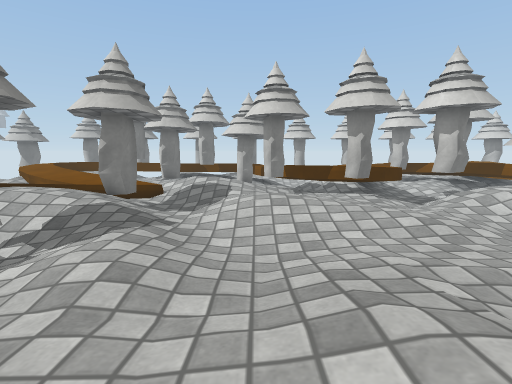
view 1 (above)

24 first-person views from a walk through a 3-D level made in the Unity game engine. The camera is 0.42 m above the floor, tilts 8° down and sees 85° across. The floor is counted in squares, 0.25 m on a side. Each view is taken from the middle of a square. On the plan, view 1 faces up. The plan holds only what a view shows up to about 15 squares ahead; the rest is blank. The place goes on beyond the plan. Some animated figures are not drawn. Surface patterns are stand-ins for the level's own textures.

view 2
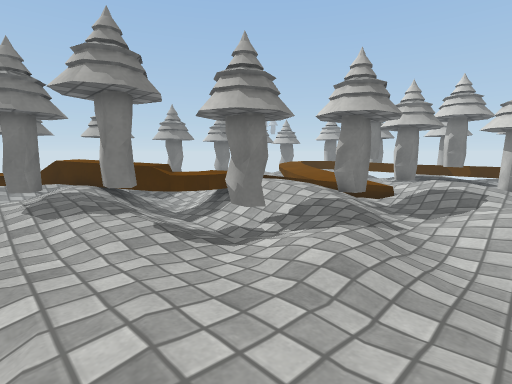

view 3
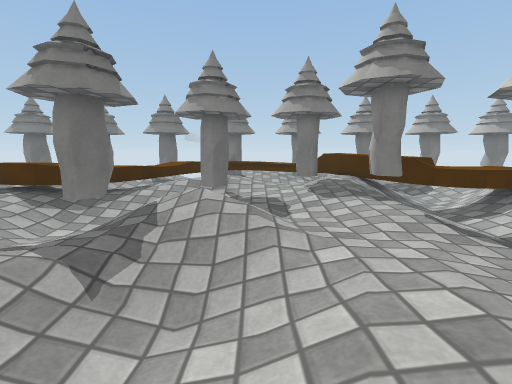

view 4
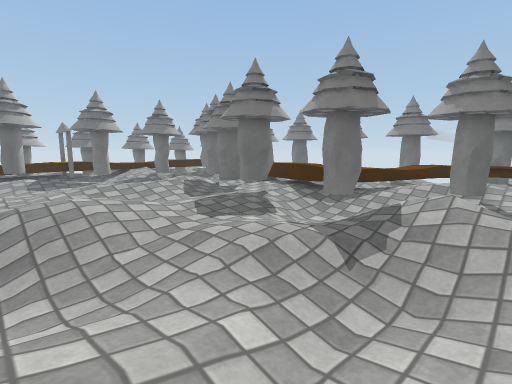

view 5
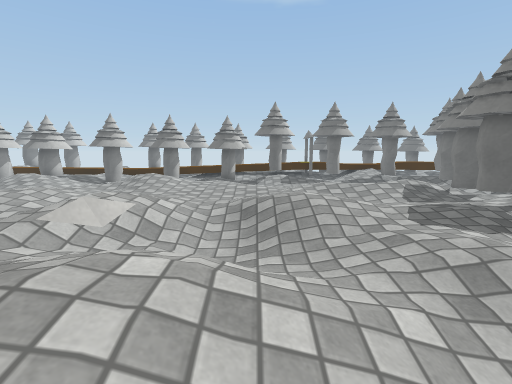

view 6
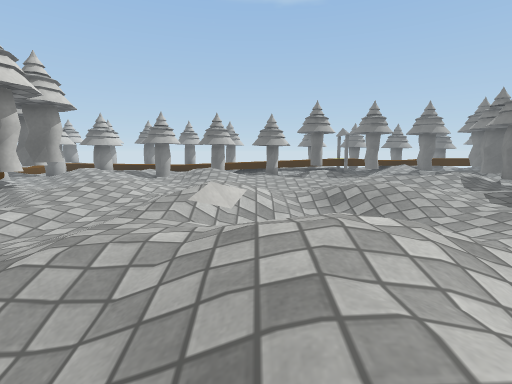

view 7
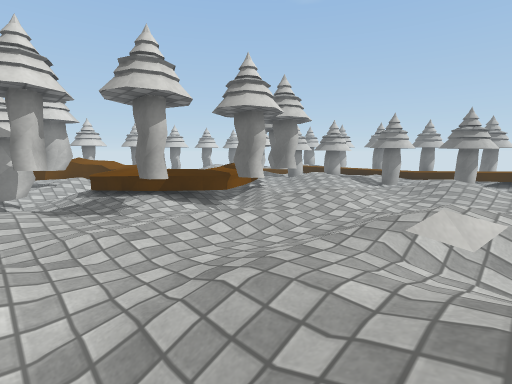

view 8
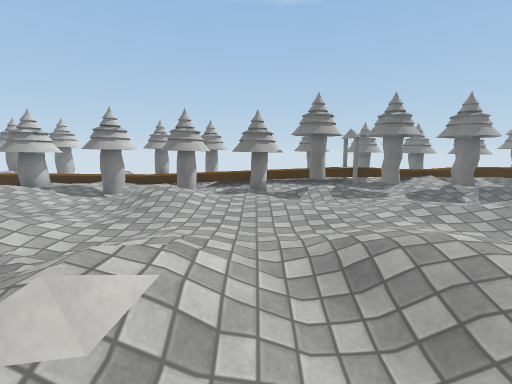

view 9
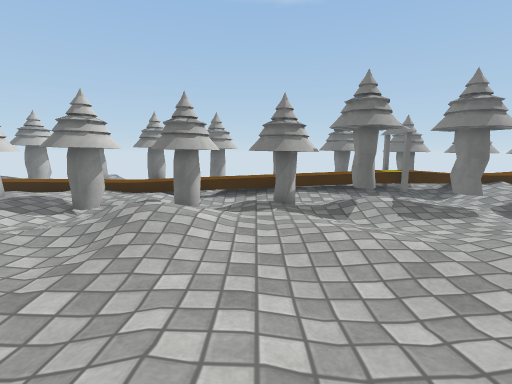

view 10
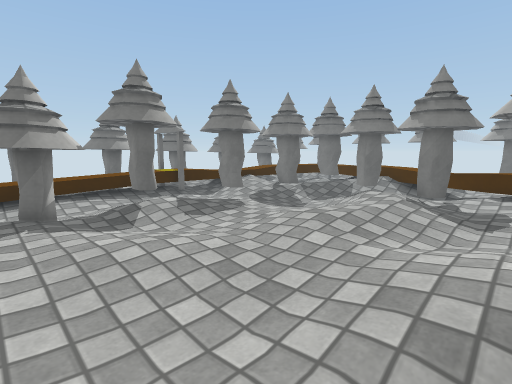

view 11
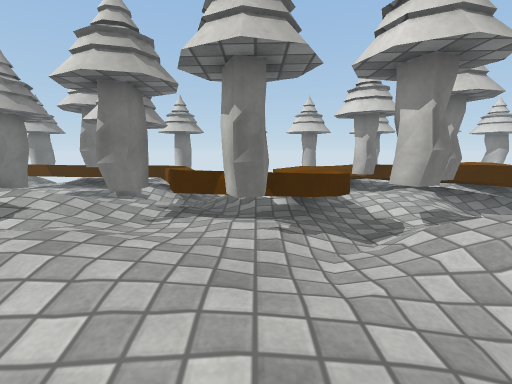

view 12
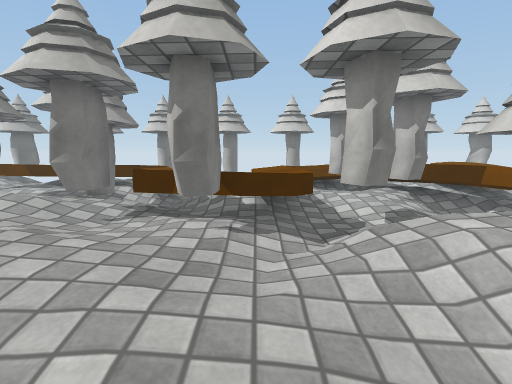

view 13
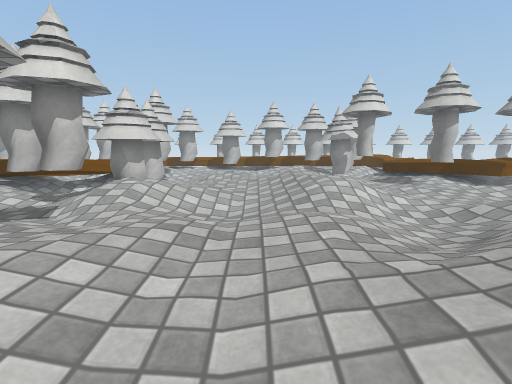

view 14
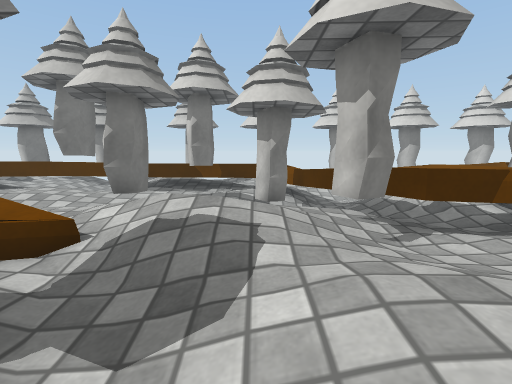

view 15
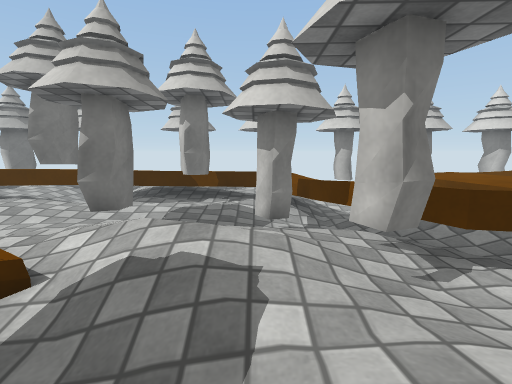

view 16
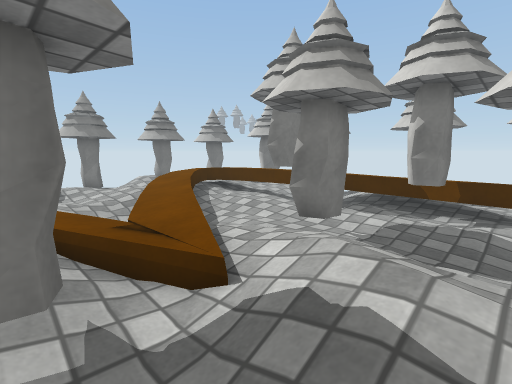

view 17
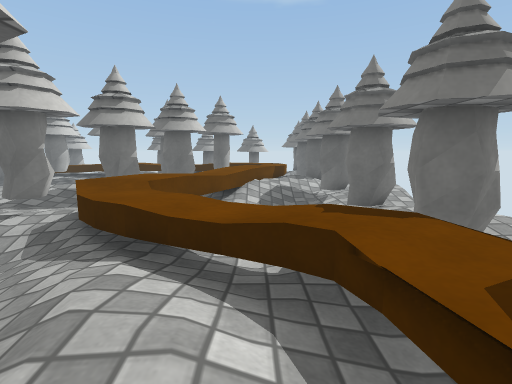

view 18
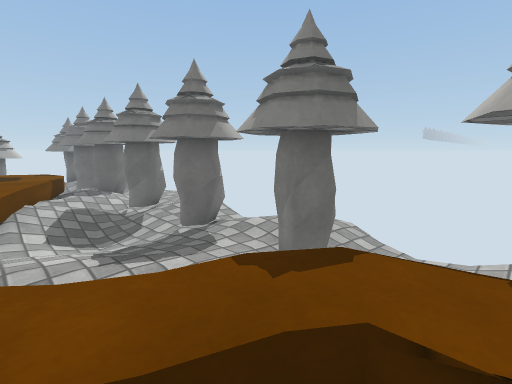

view 19
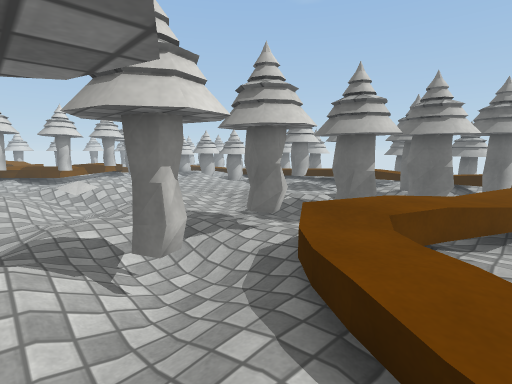

view 20
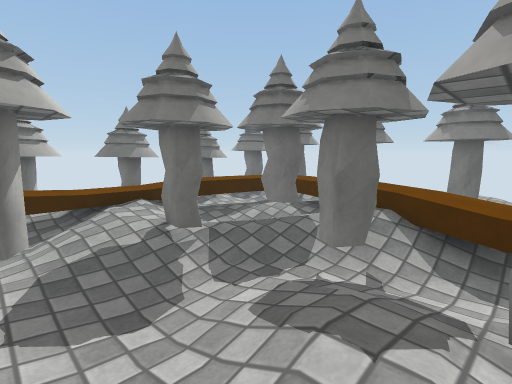

view 21
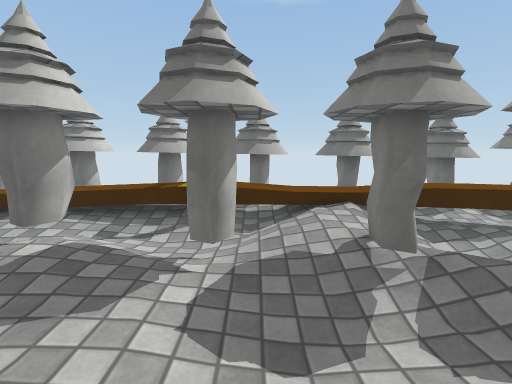

view 22
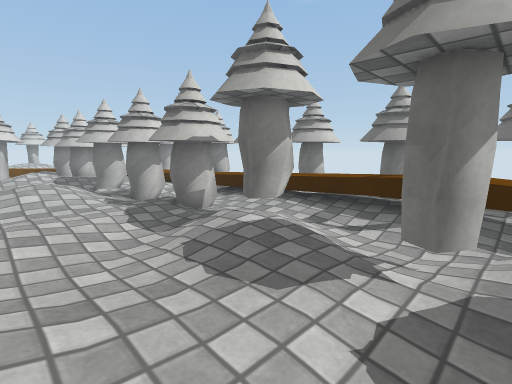

view 23
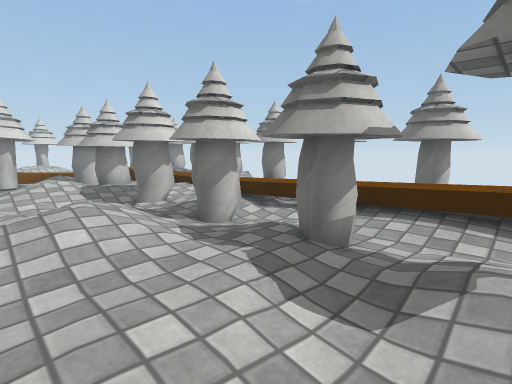

view 24
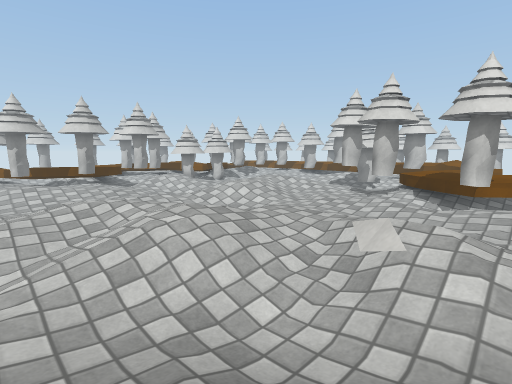

### Floor plan
Key: @ floor where view 1 was taken; # wall or solid block; x gap in a wall; . main floor; : floor 0.05 m higher than the main floor; - floor 0.05 m lower than the main floor; + floor 0.1 m higher than the main floor; _ floor 0.1 m lower than the main floor; * floor 0.15 m higher than the main floor; < floor 0.15 m lower than the main floor; % floor 0.2 m higher than the main floor; ( floor 0.2 m lower than the main floor; & floor 0.25 m higher than the main floor; $ floor 0.35 m higher than the main floor; / step, stairs or slope; = window, fence, low wall or low ledge; v drop or lower ground; T thing the floor can be seen under or through; O other object.
Columns run from 19 left of view 1 to 14 right of it. Each row starts with its distance up from view 1.
 23                       #       #
 22         ./#           ##      #
 21         ./#      -  --
 20        ../   &% =.-=-__ =    ::
 19        :==   /=  &&xv<< =    v../=
 18       ==#&vvv//v#=== <_ =&vv#   /=
 17       x&v:::#...#./=#_- #&:###   =
 16       =&v:::#....--v#=. %&.## #v
 15       =%&=---- #--##= . %&-.##= v
 14        /%v==-.## .##= v.=&v.####&=
 13   ## :::==##=::++//:TT&&=&v-##=###
 12      :.../=v**///**:TTT =vv--##=
 11      ..../ =+++=//+:/.TT.-#v ##  #
 10            **+##-//:/.TT/-#/ ##  #
  9            //*##--:++::.-.:+*##
  8       ///=  **##/-//:::...///
  7      //</v&////::--/...../_//....
  6      <</(<%v/ #/./__---.-___/.-..
  5         xx&<<##/.//_------__--//:
  4       x  vv____-/:--......./////:
  3       $vv//#//---.-./:....:///**
  2     = //+++:...-...:++/---//*
  1     =v /#::.......::/+//__////
  0        .:..---../..@./+//__/./--..
 -1      v/::.-.//:////-//+////------.
 -2   ###v/+/#-  ///<<_///*+/./---.---
 -3     #=/+/#///////////+*+:::---.---
 -4     =#//:/_///..//-/////.:.-_-.##.
 -5     ==%/=.//#/_...-__///-:/--./--=
 -6 /-##.==##v/////-..-_<<///+/-/. _=#
 -7 .. #:./==#v///....///<//=+/-..###
 -8 ::...::/.=&:##:../://///*//..:###
 -9  /:../::=#v:##...:++////:/-./+/.=
-10   ##-//.=&v.....-/:::.-.:.-./+  #
-11  /.-__-=#v##..::/.:..--..--./   #
-12 //./_//=Ov##//++:::.---...../
-13 :://-/=#O__/++//:::......./-...
-14  /##//=&v##//// //.......://...../
-15  ..//==//##--/_-..--..../+//.--/:/
-16   ./+=#  //-___-..---...:/+//--.++
-17   ###=v  /://_--.../--.../// _//:/
-18   ##= ._# /##/-#..://###-### ## :#
-19     /&v-    #//#-/##/###x## x#  x#
-20       .//_//+:/___##-## _## .#  :
-21        #=v=/+//_--------__-/.....
-22        =& %%%%%=#%x===========+
-23        #  /// =vO&%%%%%***vv++/
-24       ###### ##vO##vvv#

Where each view was taken, in squares from view 1:
view 1: 0 up, 0 right, facing up
view 2: 0 up, 0 right, facing up-left
view 3: 1 down, 0 right, facing left
view 4: 1 down, 1 right, facing down-left
view 5: 0 up, 1 right, facing down
view 6: 1 up, 4 right, facing down
view 7: 0 up, 4 right, facing down-right
view 8: 4 down, 3 right, facing down
view 9: 8 down, 4 right, facing down
view 10: 9 down, 4 right, facing down-left
view 11: 5 up, 4 right, facing up
view 12: 5 up, 5 right, facing up
view 13: 5 up, 1 left, facing right
view 14: 7 up, 1 left, facing up
view 15: 8 up, 1 left, facing up
view 16: 9 up, 1 left, facing up-left
view 17: 1 down, 13 left, facing down
view 18: 3 down, 12 left, facing down-left
view 19: 3 down, 12 left, facing down-right
view 20: 12 down, 4 left, facing down-left
view 21: 13 down, 5 left, facing down
view 22: 14 down, 5 left, facing down-right
view 23: 14 down, 0 right, facing down-right
view 24: 9 down, 1 left, facing up-right
